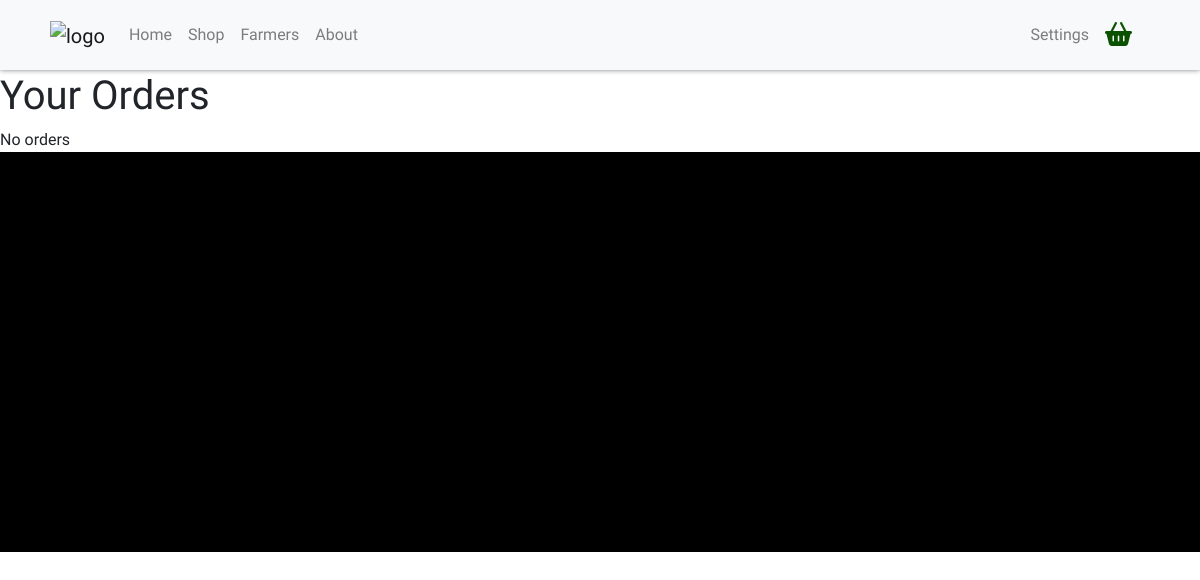
Before: /orders/orders/ (signed in) with the older database file.
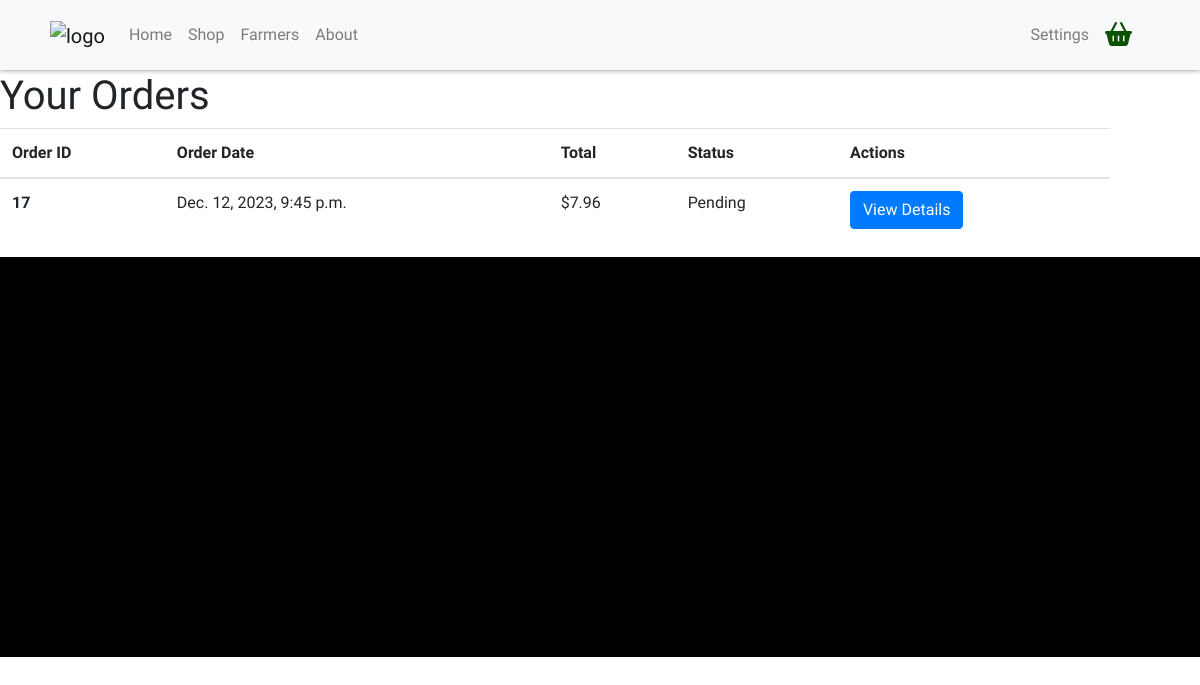
After: the same page with the newer database file.
### orders/models.py (models this page shows, shortened)
class Order(models.Model):
    STATUS = [
        ("pending", "Pending"),
        ("processing", "Processing"),
        ("shipped", "Shipped"),
        ("delivered", "Delivered"),
    ]
    user = models.ForeignKey(User, on_delete=models.CASCADE)
    order_date = models.DateTimeField(auto_now_add=True)
    status = models.CharField(max_length=20, default="Pending", choices=STATUS)
    total = models.DecimalField(max_digits=10, decimal_places=2)

### orders/views.py (the view)
# urls.py: path("orders/", OrderList.as_view(), name="orders"),
class OrderList(ListView):
    model = Order
    template_name = "orders/order_list.html"
    context_object_name = "orders"
    def get_queryset(self):
        return Order.objects.filter(user=self.request.user)

### orders/templates/orders/order_list.html
{% extends "base.html" %}
{% block content %}
<h1>Your Orders</h1>
<div class="container row">
    {% if orders %}
    <table class="table">
        <thead>
            <tr>
                <th scope="col">Order ID</th>
                <th scope="col">Order Date</th>
                <th scope="col">Total</th>
                <th scope="col">Status</th>
                <th scope="col">Actions</th>
            </tr>
        </thead>
        <tbody>
            {% for order in orders %}
                <tr>
                    <th scope="row">{{ order.id }}</th>
                    <td>{{ order.order_date }}</td>
                    <td>${{ order.total }}</td>
                    <td>{{ order.status }}</td>
                    <td>
                        <a href="{% url 'orders:order_detail' pk=order.pk %}" class="btn btn-primary">View Details</a>
                    </td>
                </tr>
            {% endfor %}
        </tbody>
    </table>
    {% else %}
    <p class="card-text">No orders</p>
    {% endif %}
</div>
{% endblock %}

Changed rows visible on the page:
added Order: id "17", order_date "Dec. 12, 2023, 9:45 p.m.", total "7.96", status "Pending"
Other visible differences:
text no longer shown: "No orders"
text now shown: "Order ID Order Date Total Status Actions"
